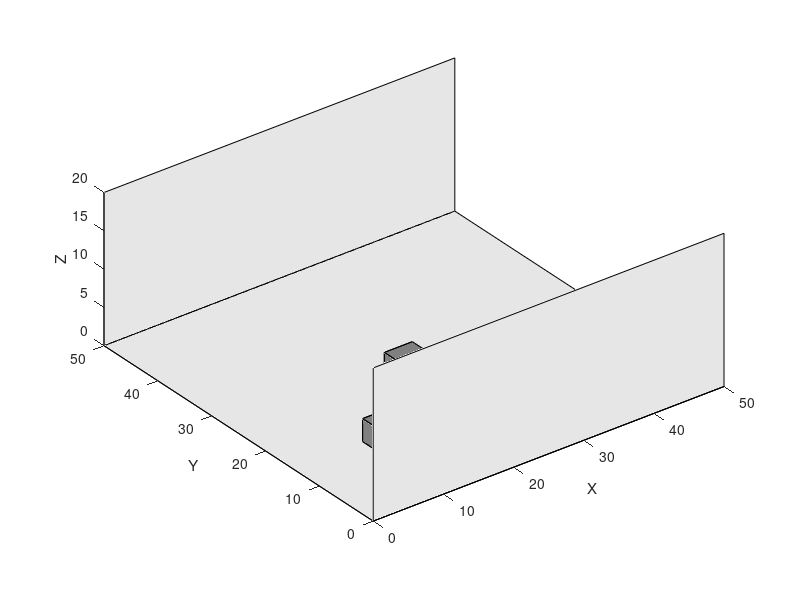

The MATLAB source for this figure:
% EnvironmentSetup.m
function [surfaces, envWidth, envHeight, envDepth] = setupEnvironment()
    % Define the environment's dimensions
    envWidth = 50;
    envHeight = 20;
    envDepth = 50;

    % Initialize figure for 3D plotting
    figure;
    hold on;
    axis equal;
    xlabel('X'); ylabel('Y'); zlabel('Z');
    xlim([0 envWidth]); ylim([0 envDepth]); zlim([0 envHeight]);

    % Create walls and store them as reflective surfaces
    surfaces = {};
    surfaces{end+1} = createWall([0 0 0], [envWidth 0 envHeight], true); % Back wall
    surfaces{end+1} = createWall([0 envDepth 0], [envWidth envDepth envHeight], true); % Front wall
    surfaces{end+1} = createWall([0 0 0], [0 envDepth envHeight], true); % Left wall
    surfaces{end+1} = createWall([envWidth 0 0], [envWidth envDepth envHeight], true); % Right wall
    surfaces{end+1} = createWall([0 0 envHeight], [envWidth 0 envHeight], true); % Top wall
    surfaces{end+1} = createWall([0 envDepth envHeight], [envWidth envDepth envHeight], true); % Top front wall
    surfaces{end+1} = createFloor([0 0 0], [envWidth envDepth 0], true); % Floor

    % Create obstacles
    obstacleSurfaces1 = createObstacle([10 10 0], [5 5 3], true);
    obstacleSurfaces2 = createObstacle([20 20 0], [4 4 4], true);
    surfaces = [surfaces, obstacleSurfaces1{:}, obstacleSurfaces2{:}];
end



% Function to create a wall between two corners in 3D space and return its vertices
function vertices = createWall(startCorner, endCorner, show)
    vertices = [
        startCorner;
        endCorner(1), startCorner(2), startCorner(3);
        endCorner;
        startCorner(1), endCorner(2), endCorner(3)
    ];
    if show
        fill3(vertices(:, 1), vertices(:, 2), vertices(:, 3), [0.9, 0.9, 0.9]); % Light gray color for floor
    end
end



% Function to create a floor between two corners and return its vertices
function vertices = createFloor(startCorner, endCorner, show)
    vertices = [
        startCorner;
        endCorner(1), startCorner(2), startCorner(3);
        endCorner;
        startCorner(1), endCorner(2), endCorner(3)
    ];
    if show
        fill3(vertices(:, 1), vertices(:, 2), vertices(:, 3), [0.9, 0.9, 0.9]); % Light gray color for floor
    end
    
end

% Function to create a rectangular obstacle and return its surfaces as a cell array of vertices
function surfaces = createObstacle(position, size, show)
    x = [0 1 1 0 0 1 1 0] * size(1) + position(1);
    y = [0 0 1 1 0 0 1 1] * size(2) + position(2);
    z = [0 0 0 0 1 1 1 1] * size(3) + position(3);

    vertices = [x', y', z'];
    faces = [1 2 3 4; 5 6 7 8; 1 2 6 5; 2 3 7 6; 3 4 8 7; 4 1 5 8];
    surfaces = cell(6, 1);
    for i = 1:6
        surfaces{i} = vertices(faces(i, :), :);
        if show
            patch('Vertices', vertices, 'Faces', faces(i, :), 'FaceColor', [0.5, 0.5, 0.5]);
        end
    end
end
